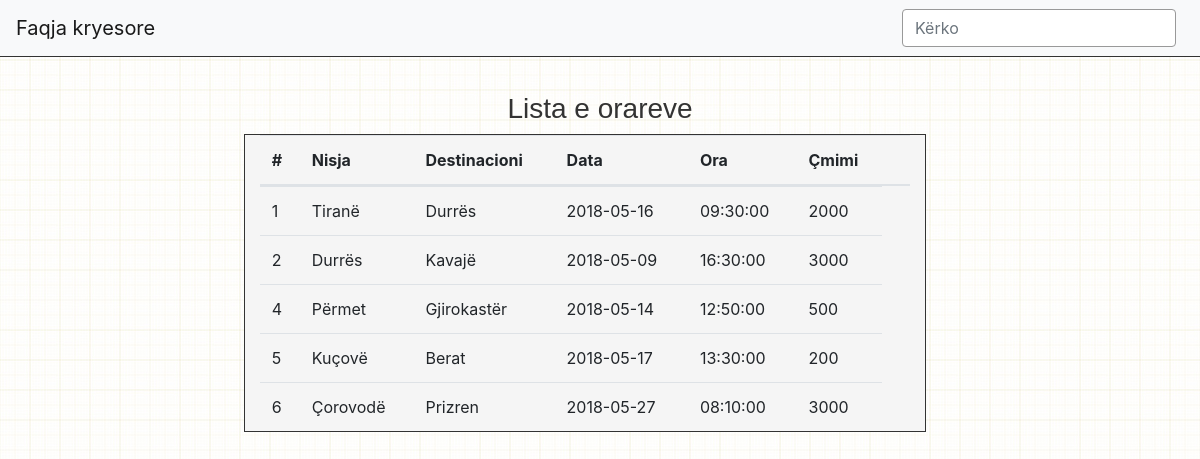
Page /oraret.php on the committed database.
### tables this page shows
CREATE TABLE `oraret` (
  `id` int(10) NOT NULL,
  `nga` varchar(20) NOT NULL,
  `ne` varchar(20) NOT NULL,
  `data` date NOT NULL,
  `ora` time NOT NULL,
  `cmimi` int(6) NOT NULL
);

### oraret.php (the view, shortened to what this page needs)
<!DOCTYPE html>
<html lang="sq">
<head>
    <link rel="stylesheet" href="css/bootstrap.min.css">
    <link rel="stylesheet" href="css/main.css">
</head>
<body>
    <?php
        require_once("connection.php");
        $id = $_SESSION['perdoruesId'];
        $sql = "SELECT * FROM perdorues WHERE id = '$id'";
        $result = mysqli_query($conn,$sql);
        $row = $result->fetch_row();
        $admin=$row[6];
    ?>
<nav class="navbar navbar-expand-lg <?php if($admin == 1){echo 'navbar-dark bg-dark';}else{echo 'navbar-light bg-light';} ?>">
        <a class="navbar-brand" href="/"><?php if($admin == 1){echo 'Admin';}else{echo 'Faqja kryesore';} ?></a>
        <div class="collapse navbar-collapse" id="navbarSupportedContent">
            <form class="kerkimforma form-inline my-2 my-lg-0">
                <input class="kerkim form-control mr-sm-2" type="search" placeholder="Kërko" aria-label="Kërko">
            </form>
        </div>
    </nav>
    <div class="futuQender qendrore" class="container col-12 justify-content-md-center">
        <div class="col-12">
            <h3 class="text-center">Lista e orareve</h3>
        </div>
        <div class="row col-12 justify-content-md-center">
        <table class="table col-lg-7 col-md-11 col-sm-12">
        <thead>
            <tr>
            <th scope="col">#</th>
            <th scope="col">Nisja</th>
            <th scope="col">Destinacioni</th>
            <th scope="col">Data</th>
            <th scope="col">Ora</th>
            <th scope="col">Çmimi</th>
            <th scope="col"></th>
            </tr>
        </thead>
        <tbody>
            <?php
                require_once("connection.php");
                $sql = "SELECT * FROM oraret";
                $result = mysqli_query($conn,$sql);
                $data = array();
                while($row = $result->fetch_row())
                {
                    $data[] = $row;
                }
                $colNames = array_keys(reset($data));
                foreach($data as $row)
                {
                   echo "<tr>";
                   foreach($colNames as $colName)
                   {
                      echo "<td>".$row[$colName]."</td>";
                   }
                   echo "</tr>";
                }
            ?>
        </tbody>
        </table>
        </div>
    </div>
</body>
</html>

### css/main.css (style rules this page uses)
.qendrore { opacity: 0; margin-top: -5px; }
.kerkim { background-color: whitesmoke; }
body { background-image: url('../imazhe/katrora.jpg'); }
table.col-lg-7.col-md-11.col-sm-12, table.col-lg-10.col-md-11.col-sm-12 { border-spacing: 0px; border-collapse: separate; border: 1px solid #333; background-color: whitesmoke; }
.kerkimforma { background-color: rgba(0, 0, 0, 0); }
form { background-color: white; }
h3 { font-family: 'Gill Sans', 'Gill Sans MT', Calibri, 'Trebuchet MS', sans-serif; padding-top: 35px; color: #333; }
a { text-decoration: underline; color: teal; }
nav { border-bottom: 1px solid #333; }
nav a { text-decoration: none; }
tr { transition: background-color 0.2s ease-in; }

### rows in the picture
oraret: id "1", nga "Tiranë", ne "Durrës", data "2018-05-16", ora "09:30:00", cmimi "2000"
oraret: id "2", nga "Durrës", ne "Kavajë", data "2018-05-09", ora "16:30:00", cmimi "3000"
oraret: id "4", nga "Përmet", ne "Gjirokastër", data "2018-05-14", ora "12:50:00", cmimi "500"
oraret: id "5", nga "Kuçovë", ne "Berat", data "2018-05-17", ora "13:30:00", cmimi "200"
oraret: id "6", nga "Çorovodë", ne "Prizren", data "2018-05-27", ora "08:10:00", cmimi "3000"
